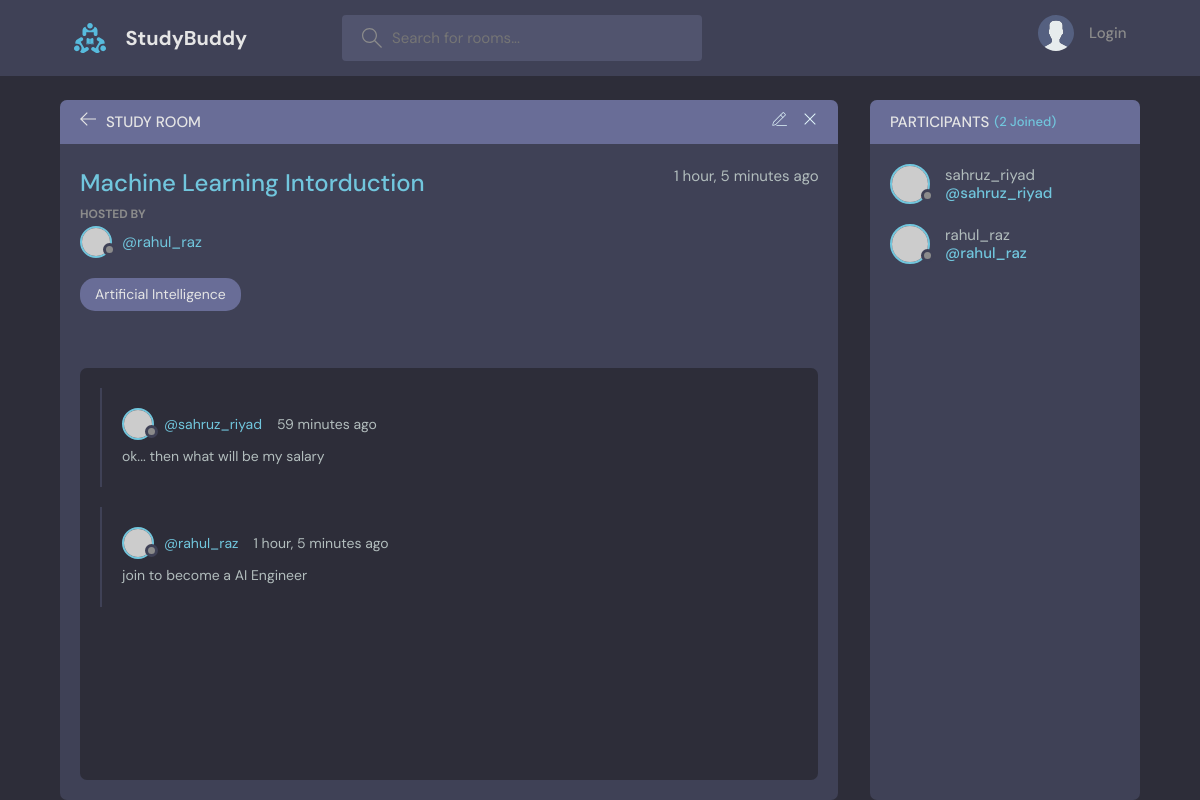
The page /room/4/ on the database its author committed.
### base/models.py (models this page shows, shortened)
class Room(models.Model):
    host = models.ForeignKey(User, on_delete= models.SET_NULL , null = True)
    topic = models.ForeignKey(Topic, on_delete= models.SET_NULL , null = True)
    name = models.CharField(max_length = 200)
    description = models.TextField(null = True, blank = True)
    participants = models.ManyToManyField(User, related_name='participants', blank=True)
    updated = models.DateTimeField(auto_now = True)
    created = models.DateTimeField(auto_now_add = True)
    class Meta:
        ordering = ['-updated', '-created']

class User(AbstractUser):
    name = models.CharField(max_length=200, null=True)
    email = models.EmailField(unique=True, null=True)
    username = models.CharField(max_length=100, unique=True)
    bio = models.TextField(null=True)
    avatar = models.ImageField(null=True, default='avatar.svg')
    REQUIRED_FIELDS = []

class Topic(models.Model):
    name = models.CharField(max_length=200)

class Message(models.Model):
    user = models.ForeignKey(User, on_delete= models.CASCADE)
    room = models.ForeignKey(Room, on_delete= models.CASCADE)
    body = models.TextField()
    updated = models.DateTimeField(auto_now = True)
    created = models.DateTimeField(auto_now_add = True)
    class Meta:
        ordering = ['-updated', '-created']

### base/views.py (the view, shortened to what this page needs)
# urls.py: path('room/<str:pk>',views.getRoom),
def room(request , pk):
    room = Room.objects.get(id=pk)
    room_messages = room.message_set.all()
    participants = room.participants.all()
    context = {'room' : room, 'room_messages' : room_messages, 'participants' : participants}
    return render(request, 'room.html', context)

### templates/room.html (shortened to what this page needs)
{% extends 'main.html' %}
{% block content %}
<main class="profile-page layout layout--2">
    <div class="container">
        <div class="room">
            <div class="room__top">
                <div class="room__topLeft">
                    <a href="{% url 'home' %}">
                    <svg version="1.1" xmlns="http://www.w3.org/2000/svg" width="32" height="32" viewBox="0 0 32 32">
                        <title>arrow-left</title>
                        <path
                        d="M13.723 2.286l-13.723 13.714 13.719 13.714 1.616-1.611-10.96-10.96h27.625v-2.286h-27.625l10.965-10.965-1.616-1.607z"
                        ></path>
                    </svg>
                    </a>
                    <h3>Study Room</h3>
                </div>
                <div class="room__topRight">
                    <a href="{% url 'update-room' room.id %}">
                    </a>
                    <a href="{% url 'delete-room' room.id %}">
                    <svg version="1.1" xmlns="http://www.w3.org/2000/svg" width="32" height="32" viewBox="0 0 32 32">
                        <title>remove</title>
                        <path
                        d="M27.314 6.019l-1.333-1.333-9.98 9.981-9.981-9.981-1.333 1.333 9.981 9.981-9.981 9.98 1.333 1.333 9.981-9.98 9.98 9.98 1.333-1.333-9.98-9.98 9.98-9.981z"
                        ></path>
                    </svg>
                    </a>
                </div>
            </div>
            <div class="room__box scroll">
                <div class="room__header scroll">
                    <div class="room__info">
                    <h3>{{room.name}}</h3>
                    <span>{{room.created|timesince}} ago</span>
                    </div>
                    <div class="room__hosted">
                    <p>Hosted By</p>
                    <a href="{% url 'user-profile' room.host_id %}" class="room__author">
                        <div class="avatar avatar--small">
                        <img src="https://randomuser.me/api/portraits/men/37.jpg" />
                        </div>
                        <span>@{{room.host.username}}</span>
                    </a>
                    </div>
                    <span class="room__topics">{{room.topic.name}}</span>
                </div>
                <div class="room__conversation">
                    <div class="threads scroll">
                        {% for message in room_messages %}
                        <div class="thread">
                            <div class="thread__top">
                                <div class="thread__author">
                                    <a href="{% url 'user-profile' message.user.id %}" class="thread__authorInfo">
                                    <div class="avatar avatar--small">
                                        <img src="https://randomuser.me/api/portraits/men/37.jpg" />
                                    </div>
                                    <span>@{{message.user.username}}</span>
                                    </a>
                                    <span class="thread__date">{{message.created | timesince}} ago</span>
                                </div>
                            </div>
                            <div class="thread__details">
                                {{message.body}}
                            </div>
                        </div>
                        {% endfor %}
                    </div>
                </div>
            </div>
        </div>
        <div class="participants">
            <h3 class="participants__top">Participants <span>({{participants.count}} Joined)</span></h3>
            <div class="participants__list scroll">
                {% for participant in participants %}
                <a href="{% url 'user-profile' participant.id %}" class="participant">
                    <div class="avatar avatar--medium">
                    <img src="https://randomuser.me/api/portraits/men/37.jpg" />
                    </div>
                    <p>
                        {{participant.username}}
                    <span>@{{participant.username}}</span>
                    </p>
                </a>
                {% endfor %}
            </div>
        </div>
    </div>
</main>
</body>
</html>
{% endblock %}

### rows shown on the page
Room: name "Machine Learning Intorduction", created "1 hour, 5 minutes", host.username "rahul_raz", topic.name "Artificial Intelligence"
Message: user.username "sahruz_riyad", created "59 minutes", body "ok... then what will be my salary"
Message: user.username "rahul_raz", created "1 hour, 5 minutes", body "join to become a AI Engineer"
User: username "sahruz_riyad"
User: username "rahul_raz"

### other values the page prints
{{ participants.count }} "2"
